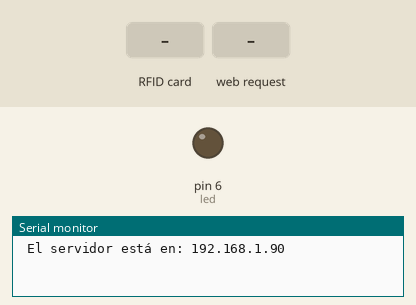
Bench run of a sketch on a simulated Arduino Uno, built for the host (arithmetic inside an expression is 32-bit, double 64-bit). Parts: output pins drawn as LEDs (lit = HIGH), the last lines printed to the serial monitor. The test bench sets the inputs (shaded band). WiFi joins after 1.5 s; servers stay silent unless stated; uploads are accepted with an empty reply.

Above: at 1.2 s.
1.3 s: RFID card 5E 7A 19 C4 held to the reader
At 2.8 s:
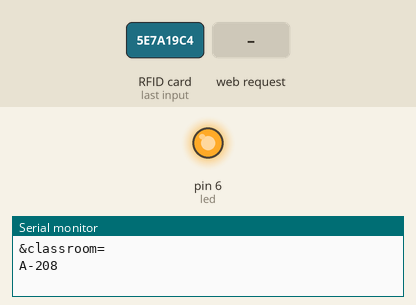
4.3 s: HTTP request GET /?LED=ON received
6.0 s: HTTP request GET /?LED=OFF received
Timing chart, 0 to 9.0 s (numbered marks = the images above; inputs shaded):
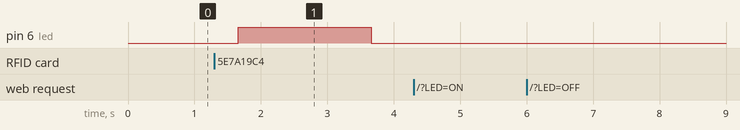

Measured:
- after the input at 1.3 s, pin 6 (led): LOW → HIGH after 0.36 s, → LOW 2.0 s later

The sketch:

WebServer_and_RFID.ino
```cpp
//RST           D9 //
//SDA(SS)      D10
//MOSI         D11
//MISO         D12
//SCK          D13


#include <SPI.h>  //Importamos librería comunicación SPI
#include "DHT.h"
//#include "DHT.h"
//#include <SPI.h>
//include <MySQL_Connection.h>
//include <MySQL_Cursor.h>
#include <MFRC522.h>
#include <Ethernet.h>  //Importamos librería Ethernet

const int RST_PIN = 9;            // Pin 9 para el reset del RC522
const int SS_PIN = 7;            // Pin 10 para el SS (SDA) del RC522, se cambió a 9, pero después a 7 para hacer el Pull Up, ya qué generaba confusión con Shield.
MFRC522 mfrc522(SS_PIN, RST_PIN);   // Crear instancia del MFRC522

byte mac[] = { 0xDE, 0xAD, 0xBE, 0xEF, 0xFE, 0xED };//Ponemos la dirección MAC de la Ethernet Shield que está con una etiqueta debajo la placa
//IPAddress ip(192,168,1,72 ); //Ip de modem , se dispone a ponerla de manera manual, se puede visualizar en terminal con ipconfig /all
IPAddress ip(192,168,1,90 ); //Asingamos la IP al Arduino
EthernetServer server(80); //Creamos un servidor Web con el puerto 80 que es el puerto HTTP por defecto

int led=6; //Pin del led
String estado="ON"; //Estado del Led inicialmente "ON"
byte *card[10];

//IPAddress ip_local(192,168,1,50 ); //ip local asignada a Router Hub.
IPAddress ip_local(157,230,53,247 ); //ip para servidor virtual digital ocean.

String id_tarjeta;
String classroomData = "A-208"; //variable para el aula de clase

void setup()
{
  Serial.begin(9600);

  // Inicializamos la comunicación Ethernet y el servidor
  Ethernet.begin(mac, ip);
  server.begin();
  Serial.print(" El servidor está en: ");
  Serial.println(Ethernet.localIP());
  //Serial.println(F("Card UID:")); //Para imprimir la card

  pinMode(led,OUTPUT);

   Serial.begin(9600);      //Inicializa la velocidad de Serial
   SPI.begin();         //Función que inicializa SPI
   mfrc522.PCD_Init();     //Función  que inicializa RFID
}

//
void printArray(byte *buffer, byte bufferSize) {
   for (byte i = 0; i < bufferSize; i++) {
      Serial.print(buffer[i] < 0x10 ? " 0" : " ");
      //card[i]= buffer[i] < 0x10 ? " 0" : " ";
      Serial.print(buffer[i], HEX);
     // card[i]= buffer[i],HEX;


   }
}

//Convertir a String para visualizar en Interfaz de Servidor Arduino Ethernet
String dump_byte_array(byte *buffer, byte bufferSize) {
      String out = "";
    for (byte i = 0; i < bufferSize; i++) {
        //Serial.print(buffer[i] < 0x10 ? " 0" : " ");
        //Serial.print(buffer[i], HEX);
        out += String(buffer[i] < 0x10 ? " 0" : " ") + String(buffer[i], HEX);
    }
    out.toUpperCase();
    out.replace(" ", "");
    return out;
}

void loop()
{
    EthernetClient client = server.available(); //Creamos un cliente Web

  // Detectar tarjeta
   if (mfrc522.PICC_IsNewCardPresent())
   {
      if (mfrc522.PICC_ReadCardSerial())
      {
         Serial.print(F("Card UID:"));
         printArray(mfrc522.uid.uidByte, mfrc522.uid.size);
         Serial.println();
         Serial.println("Copia");
         //Se obtiene el identificador de la tarjeta, y se almacena en una variable de tipo String
         id_tarjeta = dump_byte_array(mfrc522.uid.uidByte, mfrc522.uid.size);
         Serial.println(id_tarjeta);
         //Comienza codigo de prueba para conectar a mysql
           if (client.connect(ip_local, 80)){
              Serial.println("connected");
              // Make a HTTP request:
              //Serial.print("GET /WebServer_and_RFID/dht.php?identifier=");
              //client.print("GET /WebServer_and_RFID/dht.php?identifier=");     //YOUR URL //URL que manda a la carpeta en localhost
              Serial.print("GET http://157.230.53.247/arduino/dht.php?identifier=");
              client.print("GET http://157.230.53.247/arduino/dht.php?identifier=");     //YOUR URL //URL que manda a servidor virtal web

              Serial.println(id_tarjeta);
              client.print(id_tarjeta);

              client.print("&classroom="); //se conecta con el parametro de php
              Serial.println("&classroom=");
              client.print(classroomData); //Para imprimir el aula
              Serial.println(classroomData);

              digitalWrite(led,HIGH);
              delay(2000); //Para que el foco LED prenda durante dos segundos al hacer la lectura de código RFID
              digitalWrite(led, LOW);

              client.print(" ");      //SPACE BEFORE HTTP/1.1
              client.print("HTTP/1.1");
              client.println();
              client.println("Host: 192.168.1.72");
              client.println("Connection: close");
              client.println();
            } else {
              // if you didn't get a connection to the server:
            }

         //Termina codigo de prueba de conexion a mysql
        /*
         for(byte i = 0; i < mfrc522.uid.size; i++){
            Serial.println(card[i], HEX);
         }
       */
         //Card[1] = (mfrc522.uid.uidByte, mfrc522.uid.size);
         //Serial.println(Card[1]);
         // Finalizar lectura actual
         mfrc522.PICC_HaltA();
      }
   }
  //Cuando detecte un cliente a través de una petición HTTP
  if (client) {
    Serial.println("new client");
    boolean currentLineIsBlank = true; //Una petición HTTP acaba con una línea en blanco
    String cadena=""; //Creamos una cadena de caracteres vacía
    while (client.connected()) {
      if (client.available()) {
        char c = client.read();//Leemos la petición HTTP carácter por carácter
        Serial.write(c);//Visualizamos la petición HTTP por el Monitor Serial
        cadena.concat(c);//Unimos el String 'cadena' con la petición HTTP (c). De esta manera convertimos la petición HTTP a un String

         //Ya que hemos convertido la petición HTTP a una cadena de caracteres, ahora podremos buscar partes del texto.
         int posicion=cadena.indexOf("LED="); //Guardamos la posición de la instancia "LED=" a la variable 'posicion'

          if(cadena.substring(posicion)=="LED=ON")//Si a la posición 'posicion' hay "LED=ON"
          {
            //digitalWrite(led,HIGH);
            //estado="ON";
          }

          if(cadena.substring(posicion)=="LED=OFF")//Si a la posición 'posicion' hay "LED=OFF"
          {
            //digitalWrite(led,LOW);
            //estado="OFF";
          }

        //Cuando reciba una línea en blanco, quiere decir que la petición HTTP ha acabado y el servidor Web está listo para enviar una respuesta
        if (c == '\n' && currentLineIsBlank) {

            // Enviamos al cliente una respuesta HTTP
            client.println("HTTP/1.1 200 OK");
            client.println("Content-Type: text/html");
            client.println();

            //Página web en formato HTML
            client.println("<html>");
            client.println("<head>");
            client.println("</head>");
            client.println("<body>");
            client.println("<h1 align='center'>Interfaz Web Server</h1><h3 align='center'>LED controlado por Servidor Web con Arduino</h3>");

            //Creamos los botones. Para enviar parametros a través de HTML se utiliza el metodo URL encode. Los parámetros se envian a través del símbolo '?'
            client.println("<div style='text-align:center;'>");
            client.println("<button onClick=location.href='./?LED=ON\' style='margin:auto;background-color: #84B1FF;color: snow;padding: 10px;border: 1px solid #3F7CFF;width:65px;'>");
            client.println("ON");
            client.println("</button>");
            //client.println (printArray(mfrc522.uid.uidByte, mfrc522.uid.size);//IMPRIMIR EL CODOGO DE LA TARJETA
            client.println("<button onClick=location.href='./?LED=OFF\' style='margin:auto;background-color: #84B1FF;color: snow;padding: 10px;border: 1px solid #3F7CFF;width:65px;'>");
            client.println("OFF");
            //client.println("<div style='text-align:center;'>");
            //client.println("<button onClick=location.href='./?TAG=ON\' style='margin:auto;background-color: #84B1FF;color: snow;padding: 10px;border: 1px solid #3F7CFF;width:65px;'>");
            //client.println("ON");
            client.println("</button>");
            client.println("<br /><br />");
            client.println("<b>LED = ");
            client.print(estado);
            client.println("</b><br />");

            //Serial.print("GET /192.168.1.90/dht.php?codigo="'./?id_tarjeta\');

            //Para imprimir el Aula del alumno en el navegador
            client.println("<b>Aula = ");
            client.println(classroomData);

            client.println("</b><br />");
            client.println("</b><br />");

            //Para imprimir el id de la tarjeta en el navegador
            client.println("<b>UID Tarjeta = ");
            client.println(id_tarjeta);

            client.println("</b></body>");
            client.println("</html>");
            break;
        }
        if (c == '\n') {
          currentLineIsBlank = true;
        }
        else if (c != '\r') {
          currentLineIsBlank = false;
        }
      }
    }

    //Dar tiempo al navegador para recibir los datos
    delay(1);
    client.stop();// Cierra la conexión
  }
   delay(250);
}
```
